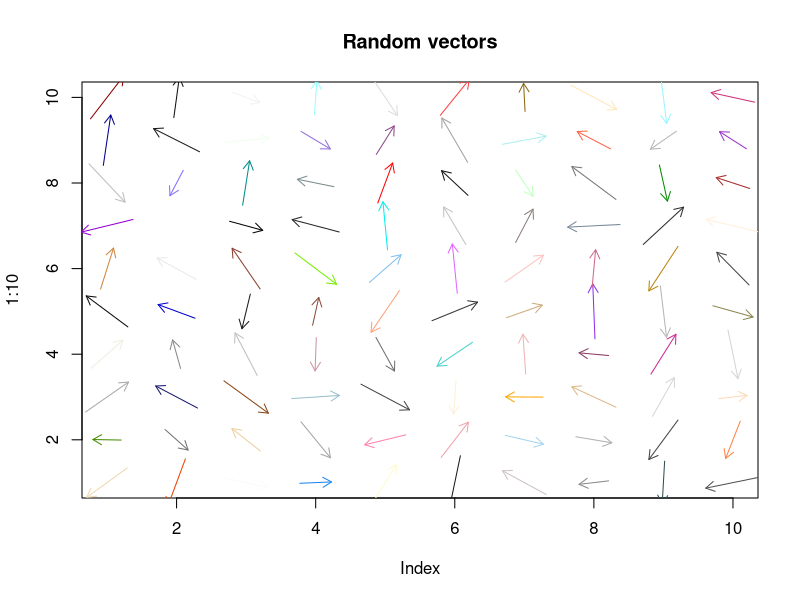

Here is the R script that generated this plot:
library(plotrix)


### Name: vectorField
### Title: Display magnitude/direction vectors
### Aliases: vectorField
### Keywords: misc

### ** Examples

 ## Not run: 
##D   # this requires the maps package, and just wouldn't pass check
##D   require(maps)
##D   map("world",xlim=c(110,155),ylim=c(-40,-10))
##D   par(xpd=TRUE)
##D   text(132,-5,"Approximate magnetic deviation - Australia",cex=1.5)
##D   par(xpd=FALSE)
##D   long<-rep(seq(117.5,152.5,by=5),6)
##D   lat<-rep(c(-12.5,-17.5,-22.5,-27.5,-32.5,-37.5),each=8)
##D   # just show the direction, don't have a magnitude difference
##D   mag<-rep(1,48)
##D   devdeg<-c(110,98,85,65,65,65,65,65,
##D    115,100,90,80,72,66,63,55,
##D    130,100,90,82,72,67,62,54,
##D    122,111,95,86,70,67,56,48,
##D    118,116,110,87,74,68,62,45,
##D    128,115,107,90,78,66,53,45)
##D   vectorField(devdeg,mag,long,lat,scale=0.7,vecspec="deg")
##D  
## End(Not run)
 # do a magnitude/direction plot with radians
 plot(1:10,type="n",main="Random vectors")
 mag<-runif(100)+1
 dir<-runif(100)*2*pi
 xpos<-rep(1:10,10)
 ypos<-rep(1:10,each=10)
 vectorcol<-sample(colors(),100)
 vectorField(dir,mag,xpos,ypos,scale=0.8,vecspec="rad",col=vectorcol)
